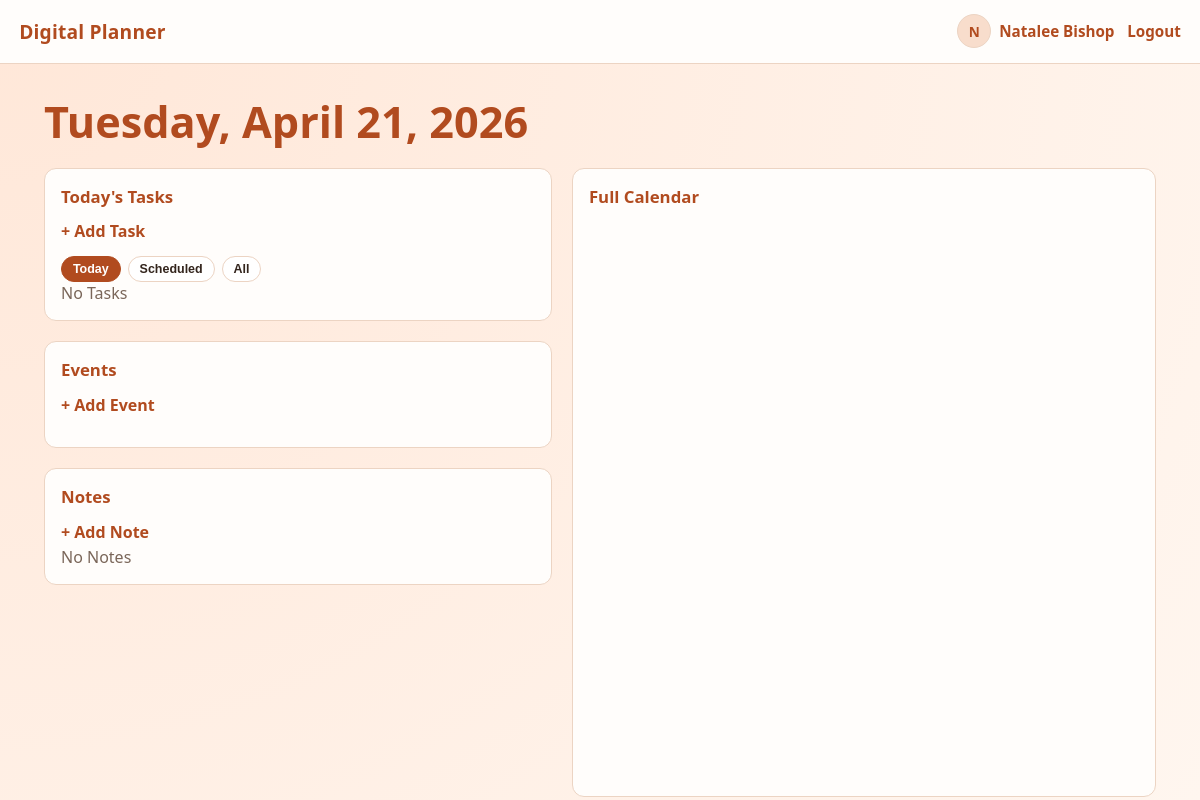
Page /dashboard/ (signed in) on the earlier database version.
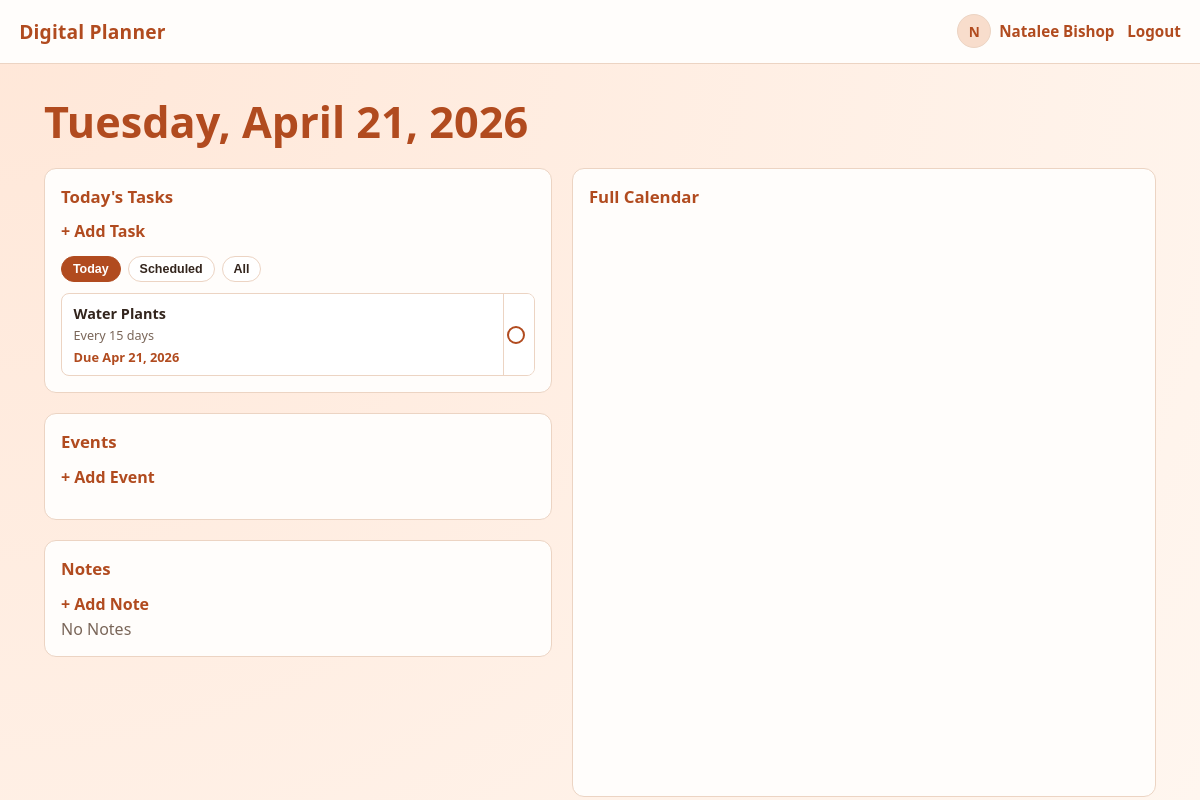
Same page on the later database version.
### planner/models.py (models this page shows, shortened)
class Task(models.Model):
	REPEAT_ONE_TIME = 'one_time'
	REPEAT_DAILY = 'daily'
	REPEAT_EVERY_N_DAYS = 'every_n_days'
	REPEAT_EVERY_N_MONTHS = 'every_n_months'
	REPEAT_CHOICES = [
		(REPEAT_ONE_TIME, 'One time'),
		(REPEAT_DAILY, 'Daily'),
		(REPEAT_EVERY_N_DAYS, 'Every N days'),
		(REPEAT_EVERY_N_MONTHS, 'Every N months'),
	]
	user = models.ForeignKey(User, on_delete=models.CASCADE, related_name='tasks')
	title = models.CharField(max_length=160)
	start_date = models.DateField()
	due_date = models.DateField()
	repeat_type = models.CharField(max_length=20, choices=REPEAT_CHOICES, default=REPEAT_ONE_TIME)
	repeat_interval = models.PositiveIntegerField(default=1)
	recurrence_count = models.PositiveIntegerField(default=0)
	is_completed = models.BooleanField(default=False)
	completed_at = models.DateTimeField(blank=True, null=True)
	created_at = models.DateTimeField(auto_now_add=True)
	updated_at = models.DateTimeField(auto_now=True)
	class Meta:
		ordering = ['due_date', 'created_at', 'pk']
	def get_repeat_summary(self):
		if self.repeat_type == self.REPEAT_DAILY:
			return 'Daily'
		if self.repeat_type == self.REPEAT_EVERY_N_DAYS:
			suffix = 'day' if self.repeat_interval == 1 else 'days'
			return f"Every {self.repeat_interval} {suffix}"
		if self.repeat_type == self.REPEAT_EVERY_N_MONTHS:
			suffix = 'month' if self.repeat_interval == 1 else 'months'
			return f"Every {self.repeat_interval} {suffix}"
		return 'One time'

### planner/views.py (the view, shortened to what this page needs)
# urls.py: path('dashboard/', views.dashboard_view, name='dashboard'),
@login_required
def dashboard_view(request):
	context = _build_authenticated_context(request.user, 'Dashboard')
	today_value = date.today()
	note_day_first_ids = {}
	for note in (
		Note.objects.filter(user=request.user)
		.order_by('note_date', 'created_at', 'pk')
	):
		note_day_first_ids.setdefault(note.note_date.isoformat(), note.pk)
	recent_notes = list(
		Note.objects.filter(user=request.user)
		.order_by('-note_date', '-updated_at', '-created_at')[:3]
	)
	context['recent_notes'] = recent_notes
	context['note_dates'] = sorted(note_day_first_ids.keys())
	context['note_day_first_ids'] = note_day_first_ids
	context['calendar_events'] = [
		_serialize_event_for_calendar(
			event,
			f"{reverse('event-create')}?date={event.start_date.isoformat()}&event={event.pk}",
		)
		for event in Event.objects.filter(user=request.user)
	]
	active_tasks = Task.objects.filter(user=request.user, is_completed=False).order_by('due_date', 'created_at', 'pk')
	context['dashboard_tasks_today'] = active_tasks.filter(due_date=today_value)[:3]
	context['dashboard_tasks_scheduled'] = active_tasks.exclude(repeat_type=Task.REPEAT_ONE_TIME)[:3]
	context['dashboard_tasks_all'] = active_tasks[:3]
	task_day_counts = {}
	for task in active_tasks:
		day_key = task.due_date.isoformat()
		task_day_counts[day_key] = task_day_counts.get(day_key, 0) + 1
	context['task_day_counts'] = task_day_counts
	return render(request, 'planner/dashboard.html', context)

### planner/views.py (called while the page is built)
def _get_or_create_profile(user):
	profile, _ = UserProfile.objects.get_or_create(user=user)
	return profile

def _get_user_display_name(user):
	full_name = user.get_full_name().strip()
	if full_name:
		return full_name
	if user.first_name:
		return user.first_name
	return user.email

def _get_user_avatar_initial(user):
	display_name = _get_user_display_name(user)
	return display_name[:1].upper() if display_name else ''

def _build_authenticated_context(user, title):
	profile = _get_or_create_profile(user)
	return {
		'title': title,
		'current_theme': profile.theme,
		'user_profile': profile,
		'display_name': _get_user_display_name(user),
		'avatar_initial': _get_user_avatar_initial(user),
	}

def _serialize_event_for_calendar(event, event_url=''):
	if event.is_all_day:
		serialized = {
			'title': event.name,
			'start': event.start_date.isoformat(),
			'end': (event.end_date + timedelta(days=1)).isoformat(),
			'allDay': True,
			'textColor': event.color,
			'backgroundColor': 'transparent',
			'borderColor': 'transparent',
		}
	else:
		start_dt = datetime.combine(event.start_date, event.start_time)
		end_dt = datetime.combine(event.end_date, event.end_time)
		serialized = {
			'title': event.name,
			'start': start_dt.isoformat(timespec='minutes'),
			'end': end_dt.isoformat(timespec='minutes'),
			'allDay': False,
			'textColor': event.color,
			'backgroundColor': 'transparent',
			'borderColor': 'transparent',
		}
	if event_url:
		serialized['url'] = event_url
	return serialized

### planner/templates/planner/dashboard.html (shortened to what this page needs)
{% extends 'planner/base.html' %}
{% block content %}
{% now "Y-m-d" as today_date %}
<link href="https://cdn.jsdelivr.net/npm/fullcalendar@6.1.15/index.global.min.css" rel="stylesheet">
<div class="content-shell">
    <h2 id="dashboard-date" class="dashboard-date">Today</h2>
    <div class="dashboard-grid">
        <div class="dashboard-left">
            <section class="dashboard-section">
                <h3>Today's Tasks</h3>
                <a class="dashboard-add-link" href="{% url 'task-create' %}?date={{ today_date }}">+ Add Task</a>
                <div class="dashboard-task-filters" role="tablist" aria-label="Task filter lists">
                    <button type="button" class="dashboard-task-filter is-active" data-task-view="today">Today</button>
                    <button type="button" class="dashboard-task-filter" data-task-view="scheduled">Scheduled</button>
                    <button type="button" class="dashboard-task-filter" data-task-view="all">All</button>
                </div>
                <div class="dashboard-task-panel" data-task-panel="today">
                    {% if dashboard_tasks_today %}
                    <ul class="dashboard-task-list">
                        {% for task in dashboard_tasks_today %}
                        <li class="dashboard-task-item">
                            <div class="dashboard-task-row">
                                <a class="dashboard-task-link"
                                    href="{% url 'task-create' %}?date={{ task.due_date|date:'Y-m-d' }}&task={{ task.pk }}">
                                    <p class="dashboard-task-title">{{ task.title }}</p>
                                    <p class="dashboard-task-meta">{{ task.get_repeat_summary }}</p>
                                    <p class="dashboard-task-date">Due {{ task.due_date|date:"M j, Y" }}</p>
                                </a>
                                <form method="post" class="dashboard-task-complete-form"
                                    aria-label="Mark task complete">
                                    <button type="submit" class="dashboard-task-complete" title="Mark complete"
                                        aria-label="Mark {{ task.title }} complete"></button>
                                </form>
                            </div>
                        </li>
                        {% endfor %}
                    </ul>
                    {% else %}
                    <p class="dashboard-empty">No Tasks</p>
                    {% endif %}
                </div>
            </section>
            <section class="dashboard-section">
                <h3>Events</h3>
                <a class="dashboard-add-link" href="{% url 'event-create' %}?date={{ today_date }}">+ Add Event</a>
            </section>
            <section class="dashboard-section">
                <h3>Notes</h3>
                <a class="dashboard-add-link" href="{% url 'note-create' %}?date={{ today_date }}">+ Add Note</a>
                {% if recent_notes %}
                <ul class="dashboard-note-list">
                    {% for note in recent_notes %}
                    <li class="dashboard-note-item">
                        <a class="dashboard-note-link"
                            href="{% url 'note-create' %}?date={{ note.note_date|date:'Y-m-d' }}&note={{ note.pk }}">
                            <p class="dashboard-note-date">{{ note.note_date|date:"M j, Y" }}</p>
                            <p class="dashboard-note-preview">{{ note.content|truncatechars:30 }}</p>
                        </a>
                    </li>
                    {% endfor %}
                </ul>
                {% else %}
                <p class="dashboard-empty">No Notes</p>
                {% endif %}
            </section>
        </div>
        <section class="calendar-wrapper" aria-label="Monthly calendar">
            <h3 class="calendar-title">Full Calendar</h3>
            <div id="dashboard-calendar"></div>
        </section>
    </div>
</div>
{% endblock %}

### planner/templates/planner/base.html (shortened to what this page needs)
<!DOCTYPE html>
<html lang="en">
<head>
</head>
<body class="theme-{{ current_theme|default:'sky' }}">
    <header class="navbar">
        <h1 class="brand">
            {% if request.user.is_authenticated %}
            <a href="{% url 'dashboard' %}" class="brand-link">Digital Planner</a>
            {% else %}
            <a href="{% url 'login' %}" class="brand-link">Digital Planner</a>
            {% endif %}
        </h1>
        <div class="profile-access">
            {% if request.user.is_authenticated %}
            <a href="{% url 'profile' %}" class="profile-link">
                {% if user_profile and user_profile.profile_picture %}
                <img src="{{ user_profile.profile_picture.url }}" alt="Profile picture" class="profile-avatar">
                {% else %}
                <span class="profile-avatar-fallback">{{ avatar_initial }}</span>
                {% endif %}
                <span>{{ display_name }}</span>
            </a>
            <a href="{% url 'logout' %}">Logout</a>
            {% else %}
            <a href="{% url 'login' %}">Login</a>
            <a href="{% url 'signup' %}">Create Account</a>
            {% endif %}
        </div>
    </header>
    {% block content %}{% endblock %}
</body>
</html>

### planner/templates/planner/base.html (style rules this page uses)
:root { --bg: #f4f7fb; --surface: #ffffff; --primary: #24457a; --primary-soft: #dce7f7; --text: #1f2937; --muted: #6b7280; --error: #b91c1c; --border: #d1d5db; --bg-accent: #eef4ff; }
body.theme-sunset { --bg: #fff6ef; --surface: #fffdfb; --primary: #b14b1f; --primary-soft: #f8ddcc; --text: #33251d; --muted: #7a6659; --border: #ecd4c3; --bg-accent: #ffe7d8; }
* { box-sizing: border-box; }
body { margin: 0; font-family: "Segoe UI", Tahoma, Geneva, Verdana, sans-serif; background: radial-gradient(circle at top left, var(--bg-accent), var(--bg)); color: var(--text); min-height: 100vh; }
.navbar { display: flex; justify-content: space-between; align-items: center; background: var(--surface); border-bottom: 1px solid var(--border); padding: 0.9rem 1.2rem; position: sticky; top: 0; z-index: 10; }
.brand { margin: 0; color: var(--primary); font-size: 1.2rem; font-weight: 700; letter-spacing: 0.01em; }
.brand-link { color: inherit; text-decoration: none; }
.profile-access { display: flex; align-items: center; gap: 0.8rem; color: var(--muted); font-size: 0.95rem; }
.profile-access a { color: var(--primary); text-decoration: none; font-weight: 600; }
.profile-link { display: inline-flex; align-items: center; gap: 0.5rem; }
.profile-avatar-fallback { width: 34px; height: 34px; border-radius: 50%; border: 1px solid var(--border); background: var(--primary-soft); color: var(--primary); display: inline-flex; align-items: center; justify-content: center; font-size: 0.85rem; font-weight: 700; text-transform: uppercase; }
h2 { margin-top: 0; margin-bottom: 1rem; color: var(--primary); }
button { border: none; border-radius: 8px; background: var(--primary); color: #fff; padding: 0.65rem 1rem; font-size: 0.95rem; font-weight: 600; cursor: pointer; }
.content-shell { width: min(96vw, 1400px); margin: 2rem auto; padding: 0 1.25rem; }

### planner/templates/planner/dashboard.html (style rules this page uses)
.dashboard-date { margin: 0 0 1.25rem; color: var(--primary); font-size: clamp(1.8rem, 5vw, 2.7rem); line-height: 1.2; }
.dashboard-grid { display: grid; grid-template-columns: minmax(0, 1fr) minmax(0, 1.15fr); gap: 1.25rem; }
.dashboard-left { display: grid; gap: 1.25rem; align-content: start; }
.dashboard-section { border: 1px solid var(--border); border-radius: 12px; background: var(--surface); padding: 1rem; }
.dashboard-section h3 { margin: 0 0 0.6rem; color: var(--primary); font-size: 1.05rem; }
.dashboard-empty { margin: 0; color: var(--muted); }
.dashboard-add-link { display: inline-block; text-decoration: none; color: var(--primary); font-weight: 600; padding: 0.2rem 0; }
.dashboard-task-filters { display: flex; align-items: center; gap: 0.45rem; margin: 0.65rem 0 0; flex-wrap: wrap; }
.dashboard-task-filter { border: 1px solid var(--border); border-radius: 999px; background: #fff; color: var(--text); padding: 0.32rem 0.68rem; font-size: 0.78rem; font-weight: 700; cursor: pointer; }
.dashboard-task-filter.is-active { background: var(--primary); border-color: var(--primary); color: #fff; }
.dashboard-task-list { margin: 0.7rem 0 0; padding: 0; list-style: none; display: grid; gap: 0.55rem; }
.dashboard-task-item { border: 1px solid var(--border); border-radius: 8px; background: #fff; overflow: hidden; }
.dashboard-task-row { display: grid; grid-template-columns: 1fr auto; align-items: stretch; }
.dashboard-task-link { display: block; padding: 0.6rem 0.72rem; color: inherit; text-decoration: none; }
.dashboard-task-title { margin: 0; color: var(--text); font-size: 0.9rem; font-weight: 700; }
.dashboard-task-meta { margin: 0.2rem 0 0; color: var(--muted); font-size: 0.79rem; }
.dashboard-task-date { margin: 0.22rem 0 0; color: var(--primary); font-size: 0.8rem; font-weight: 600; }
.dashboard-task-complete-form { display: flex; align-items: center; justify-content: center; padding: 0 0.56rem 0 0.22rem; border-left: 1px solid var(--border); background: #fff; }
.dashboard-task-complete { width: 1.1rem; height: 1.1rem; border-radius: 999px; border: 2px solid var(--primary); background: transparent; padding: 0; min-width: 0; cursor: pointer; }
.calendar-wrapper { border: 1px solid var(--border); border-radius: 12px; background: var(--surface); padding: 1rem; }
.calendar-title { margin: 0 0 0.8rem; color: var(--primary); font-size: 1.05rem; }
#dashboard-calendar { min-height: 560px; }

Differences in the rows shown:
added Task: title "Water Plants", get_repeat_summary "Every 15 days", due_date "Apr 21, 2026"
Other differences:
text no longer shown: "No Tasks"
